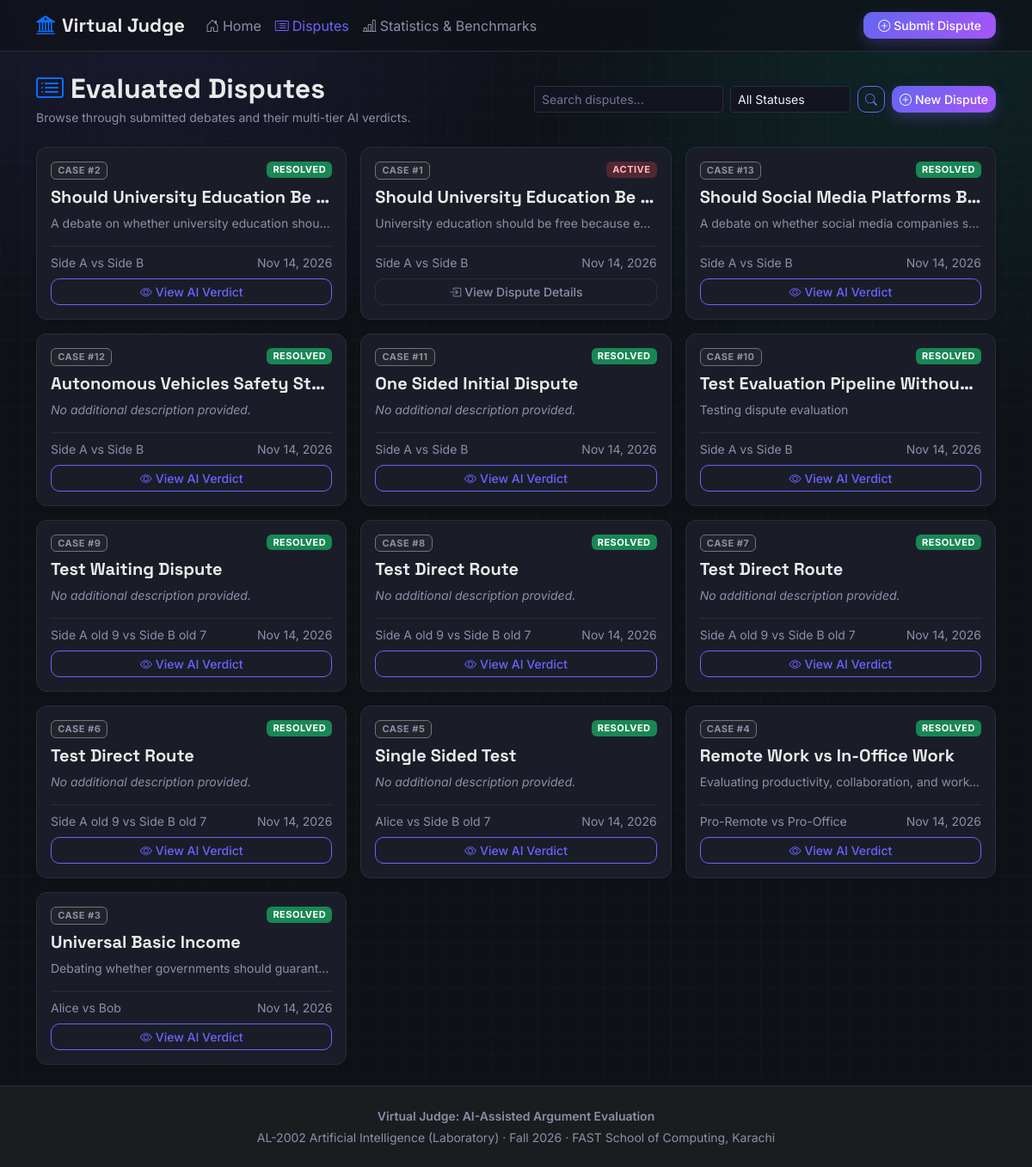
/disputes, run on the app's committed database.
### core/models.py (models this page shows, shortened)
class Dispute(db.Model):
    __tablename__ = "disputes"
    id = db.Column(db.Integer, primary_key=True)
    title = db.Column(db.String(200), nullable=False)
    description = db.Column(db.Text, nullable=True)
    created_by = db.Column(db.Integer, db.ForeignKey("users.id", ondelete="CASCADE"), nullable=False)
    invited_user = db.Column(db.Integer, db.ForeignKey("users.id", ondelete="SET NULL"), nullable=True)
    status = db.Column(db.String(20), nullable=False, default="waiting")  # waiting, active, resolved, flagged
    is_public = db.Column(db.Boolean, nullable=False, default=True)
    moderation_mode = db.Column(db.String(20), nullable=False, default="public")
    created_at = db.Column(db.DateTime, nullable=False, default=datetime.utcnow)
    resolved_at = db.Column(db.DateTime, nullable=True)
    moderator_note = db.Column(db.Text, nullable=True)
    review_state = db.Column(db.String(32), nullable=True)
    creator = db.relationship("User", foreign_keys=[created_by], back_populates="created_disputes")
    invited = db.relationship("User", foreign_keys=[invited_user], back_populates="invited_disputes")
    submissions = db.relationship("Submission", back_populates="dispute", cascade="all, delete-orphan")
    ai_result = db.relationship("AIResult", back_populates="dispute", uselist=False, cascade="all, delete-orphan")

class User(UserMixin, db.Model):
    __tablename__ = "users"
    id = db.Column(db.Integer, primary_key=True)
    username = db.Column(db.String(50), unique=True, nullable=False)
    email = db.Column(db.String(120), unique=True, nullable=False, default="user@virtualjudge.local")
    password_hash = db.Column(db.String(255), nullable=True, default="")
    role = db.Column(db.String(20), nullable=False, default="disputant")
    reputation_score = db.Column(db.Integer, nullable=False, default=0)
    is_active = db.Column(db.Boolean, nullable=False, default=True)
    created_at = db.Column(db.DateTime, nullable=False, default=datetime.utcnow)
    created_disputes = db.relationship("Dispute", foreign_keys="Dispute.created_by", back_populates="creator")
    invited_disputes = db.relationship("Dispute", foreign_keys="Dispute.invited_user", back_populates="invited")
    submissions = db.relationship("Submission", back_populates="user", cascade="all, delete-orphan")
    won_results = db.relationship("AIResult", back_populates="winner")

### routes/disputes.py (the view)
@disputes_bp.route("/disputes", methods=["GET"])
def list_disputes():
    query = Dispute.query
    status_filter = request.args.get("status", "").strip().lower()
    if status_filter in {"waiting", "active", "resolved", "flagged"}:
        query = query.filter_by(status=status_filter)
    search = request.args.get("search", "").strip()
    if search:
        query = query.filter(
            Dispute.title.ilike(f"%{search}%") | Dispute.description.ilike(f"%{search}%")
        )
    disputes = query.order_by(Dispute.created_at.desc()).all()
    return render_template(
        "dispute_view.html",
        disputes=disputes,
        search_term=search,
        status_filter=status_filter,
    )

### templates/dispute_view.html (shortened to what this page needs)
{% extends 'base.html' %}
{% block content %}
{% if disputes is defined %}
<div class="d-flex flex-wrap justify-content-between align-items-center gap-2 mb-4">
    <div>
        <h2 class="fw-bold mb-1"><i class="bi bi-card-list me-2 text-primary"></i>Evaluated Disputes</h2>
        <p class="text-muted small mb-0">Browse through submitted debates and their multi-tier AI verdicts.</p>
    </div>
    <div class="d-flex align-items-center gap-2 flex-wrap">
        <form method="GET" class="d-flex align-items-center gap-2">
            <input type="text" name="search" class="form-control form-control-sm" placeholder="Search disputes..." value="{{ search_term or '' }}" style="width: 220px;">
            <select name="status" class="form-select form-select-sm" style="width: 140px;" onchange="this.form.submit()">
                <option value="">All Statuses</option>
            </select>
            <button type="submit" class="btn btn-sm btn-outline-primary"><i class="bi bi-search"></i></button>
        </form>
        <a href="{{ url_for('disputes.create_dispute_page') }}" class="btn btn-primary btn-sm">
            <i class="bi bi-plus-circle me-1"></i>New Dispute
        </a>
    </div>
</div>
{% if disputes %}
<div class="row g-3">
    {% for d in disputes %}
    <div class="col-md-6 col-lg-4">
        <div class="card h-100 shadow-sm border p-3 d-flex flex-column">
            <div class="d-flex justify-content-between align-items-start gap-2 mb-2">
                <span class="badge text-bg-dark border border-secondary small text-light">Case #{{ d.id }}</span>
                <span class="badge text-bg-{{ 'success' if d.status == 'resolved' else 'warning' if d.status == 'waiting' else 'danger' }}">
                    {{ d.status | capitalize }}
                </span>
            </div>
            <h5 class="fw-bold mb-2 text-truncate" title="{{ d.title }}">{{ d.title }}</h5>
            {% if d.description %}
                <p class="text-muted small mb-3 text-truncate" title="{{ d.description }}">{{ d.description }}</p>
            {% else %}
                <p class="text-muted small mb-3 fst-italic">No additional description provided.</p>
            {% endif %}
            <div class="mt-auto border-top pt-2">
                <div class="d-flex justify-content-between align-items-center mb-2 small text-muted">
                    <span>{{ d.creator.username if d.creator else 'Side A' }} vs {{ d.invited.username if d.invited else 'Side B' }}</span>
                    <span>{{ d.created_at.strftime('%b %d, %Y') if d.created_at else '' }}</span>
                </div>
                {% if d.ai_result %}
                    <a href="{{ url_for('disputes.get_verdict', dispute_id=d.id) }}" class="btn btn-outline-primary btn-sm w-100">
                        <i class="bi bi-eye me-1"></i>View AI Verdict
                    </a>
                {% else %}
                    <a href="{{ url_for('disputes.get_dispute', dispute_id=d.id) }}" class="btn btn-outline-secondary btn-sm w-100">
                        <i class="bi bi-box-arrow-in-right me-1"></i>View Dispute Details
                    </a>
                {% endif %}
            </div>
        </div>
    </div>
    {% endfor %}
</div>
{% endif %}
{% endif %}
{% endblock %}

### static/css/custom.css (style rules this page uses)
:root { --vb-bg: #0f1117; --vb-surface: #1a1d27; --vb-border: #2a2d3a; --vb-primary: #6c63ff; --vb-accent: #00d4aa; --vb-danger: #ff4757; --vb-warning: #ffb347; --vb-text: #eaeaea; --vb-muted: #8b8fa8; }
* { box-sizing: border-box; transition: color 150ms ease, background-color 150ms ease, border-color 150ms ease, box-shadow 150ms ease; }
body { font-family: "Inter", sans-serif; -webkit-font-smoothing: antialiased; -moz-osx-font-smoothing: grayscale; text-rendering: optimizeLegibility; background-color: var(--vb-bg); background-image: radial-gradient(circle at 15% -5%, rgba(108, 99, 255, 0.12), transparent 28%), radial-gradient(circle at 88% 3%, rgba(0, 212, 170, 0.1), transparent 28%), repeating-linear-gradient(0deg, rgba(139, 143, 168, 0.035) 0, rgba(139, 143, 168, 0.035) 1px, transparent 1px, transparent 26px), repeating-linear-gradient(90deg, rgba(139, 143, 168, 0.03) 0, rgba(139, 143, 168, 0.03) 1px, transparent 1px, transparent 26px); color: var(--vb-text); }
.vb-app-shell { min-height: 100vh; display: flex; flex-direction: column; }
h1, h2, h3, h4, h5, .navbar-brand { font-family: "Space Grotesk", sans-serif; color: var(--vb-text); }
.text-muted, .small, label, .form-text { color: var(--vb-muted) !important; }
.btn { border-radius: 10px; font-weight: 500; }
.btn-primary { background: linear-gradient(135deg, #6366f1, #a855f7); border-color: #7a60f4; box-shadow: 0 6px 16px rgba(122, 96, 244, 0.28); }
.btn-outline-primary { color: var(--vb-primary); border-color: var(--vb-primary); }
.btn-outline-secondary { color: var(--vb-muted); border-color: var(--vb-border); }
.card, .list-group-item, .table, .table td, .table th, .table-bordered, .table-bordered > :not(caption) > * > * { background: var(--vb-surface); color: var(--vb-text); border-color: var(--vb-border) !important; }
.card { border-radius: 12px; border-width: 1px; }
.btn.w-100 { white-space: normal; }
.form-control, .form-select, textarea.form-control { background: #121523; color: var(--vb-text); border-color: var(--vb-border); }
.form-control::placeholder, textarea.form-control::placeholder { color: #6f7692; }
.badge { text-transform: uppercase; font-size: 11px; letter-spacing: 0.5px; }
.text-bg-danger { background-color: rgba(255, 71, 87, 0.24) !important; color: #ffb7bf !important; }
.border-top, .border-bottom { border-color: var(--vb-border) !important; }
.form-control, .form-select { background-color: #12151f !important; border-color: #2a2d3a !important; color: #f1f5f9 !important; }

### data on the page
Dispute: id "2", status "RESOLVED", title "Should University Education Be…", description "A debate on whether university education shou…", creator "Side A", invited "Side B", created_at "Nov 14, 2026"
Dispute: id "1", status "ACTIVE", title "Should University Education Be…", description "University education should be free because e…", creator "Side A", invited "Side B", created_at "Nov 14, 2026"
Dispute: id "13", status "RESOLVED", title "Should Social Media Platforms B…", description "A debate on whether social media companies s…", creator "Side A", invited "Side B", created_at "Nov 14, 2026"
Dispute: id "12", status "RESOLVED", title "Autonomous Vehicles Safety St…", description "No additional description provided.", creator "Side A", invited "Side B", created_at "Nov 14, 2026"
Dispute: id "11", status "RESOLVED", title "One Sided Initial Dispute", description "No additional description provided.", creator "Side A", invited "Side B", created_at "Nov 14, 2026"
Dispute: id "10", status "RESOLVED", title "Test Evaluation Pipeline Withou…", description "Testing dispute evaluation", creator "Side A", invited "Side B", created_at "Nov 14, 2026"
Dispute: id "9", status "RESOLVED", title "Test Waiting Dispute", description "No additional description provided.", creator "Side A old 9", invited "Side B old 7", created_at "Nov 14, 2026"
Dispute: id "8", status "RESOLVED", title "Test Direct Route", description "No additional description provided.", creator "Side A old 9", invited "Side B old 7", created_at "Nov 14, 2026"
Dispute: id "7", status "RESOLVED", title "Test Direct Route", description "No additional description provided.", creator "Side A old 9", invited "Side B old 7", created_at "Nov 14, 2026"
Dispute: id "6", status "RESOLVED", title "Test Direct Route", description "No additional description provided.", creator "Side A old 9", invited "Side B old 7", created_at "Nov 14, 2026"
Dispute: id "5", status "RESOLVED", title "Single Sided Test", description "No additional description provided.", creator "Alice", invited "Side B old 7", created_at "Nov 14, 2026"
Dispute: id "4", status "RESOLVED", title "Remote Work vs In-Office Work", description "Evaluating productivity, collaboration, and work…", creator "Pro-Remote", invited "Pro-Office", created_at "Nov 14, 2026"
Dispute: id "3", status "RESOLVED", title "Universal Basic Income", description "Debating whether governments should guarant…", creator "Alice", invited "Bob", created_at "Nov 14, 2026"
